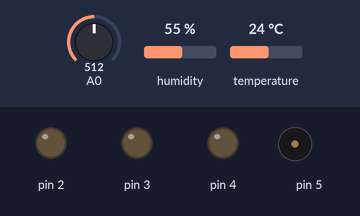
The sketch below on a simulated Arduino Uno, built with avr-gcc and run on an emulated ATmega328P. Shown: output pins drawn as LEDs (lit = HIGH), buzzer (waves = sounding). Inputs (shaded band) come from the test bench; at power-on: temperature 24 °C, humidity 55 %, A0 = 512. WiFi joins after 1.5 s; servers stay silent unless stated.

Above: at 3.0 s.
3.1 s: temperature set to 33 °C
8.0 s: temperature set to 36 °C
At 10.4 s:
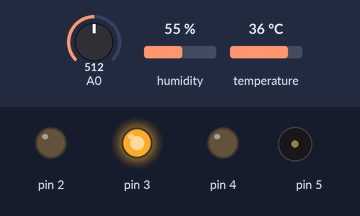
11.3 s: humidity set to 68 %
15.1 s: humidity set to 71 %
At 19.1 s:
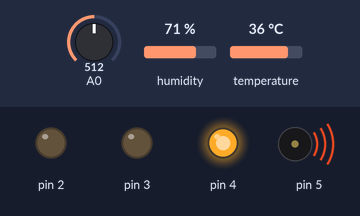
19.4 s: humidity set to 22 %
At 23.1 s:
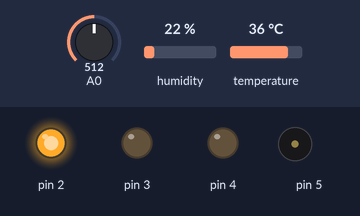
23.4 s: humidity set to 43 %
27.2 s: humidity set to 46 %
At 29.3 s:
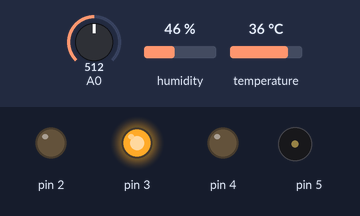
Timing chart, 0 to 30.8 s (numbered marks = the images above; inputs shaded):
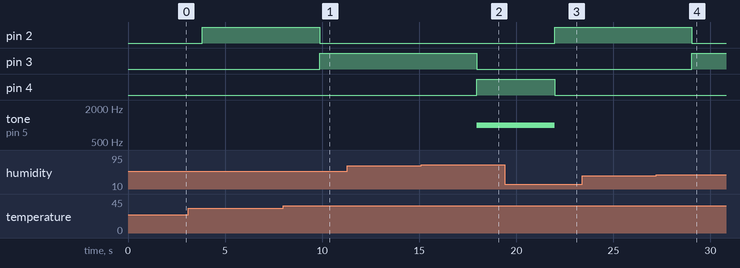

The sketch:

praktikum_4.ino
```cpp
#define BLYNK_PRINT SwSerial
#include <SoftwareSerial.h>
SoftwareSerial SwSerial(11, 12); // RX, TX
#define BLYNK_MSG_LIMIT 20
#include <BlynkSimpleStream.h>
#include <DHT.h>
#define BLYNK_TEMPLATE_ID "TMPL4szN4kvU"
#define BLYNK_DEVICE_NAME "PRAKTIKUM 4 PIRANTI CERDAS 2022"
#define BLYNK_AUTH_TOKEN "RY_D1oT8tsxfuUSJVWL4UGqDZBB7eavn"
char auth[] = BLYNK_AUTH_TOKEN;
#define DHTPIN 10          // What digital pin we're connected to
#define DHTTYPE DHT11     // DHT 11
DHT dht(DHTPIN, DHTTYPE);
BlynkTimer timer;
BlynkTimer timer2;
WidgetLED ledblue(V6);
WidgetLED ledgreen(V7);
WidgetLED ledred(V8);


float readPressure(int pin){
  float pressVal = analogRead(pin);
  if (isnan(pressVal)){
    Serial.println(F("Failed to read from MPX sensor!"));
    return;
    }
  //float pressure = ((pressVal/1023)+0.095)/0.009;
  float pressure = ((pressVal/1023)+0.095)/0.009;
  //float pressure = ((float)pressVal/(float)1023+0.095)/0.009;
  //float pressure = pressVal;
  return pressure;
  }

float kPatoAtm(float pressure){
  float kpa2atm = 0.00986923267;
  float value = kpa2atm*pressure;
  return value;
  }
void sendSensor()
{
  float pressure = readPressure(A0);
  float kpa2atm = 0.00986923267;
  float pressureAtm = kpa2atm*pressure;
  //float pressureAtm = kPatoAtm(pressure);

  //float pressVal = analogRead(A0);
  //float pressure = ((pressVal/1023)+0.095)/0.009;

  float humidity = dht.readHumidity();
  float temperature = dht.readTemperature(); // or dht.readTemperature(true) for Fahrenheit
  // Compute heat index in Celsius (isFahreheit = false)
  float heatindex = dht.computeHeatIndex(temperature, humidity, false);

  if (isnan(humidity) || isnan(temperature)) {
    Serial.println(F("Failed to read from DHT sensor!"));
    return;
  }
  delay(1000);
  Blynk.virtualWrite(V0, temperature);
  Blynk.virtualWrite(V1, humidity);
  //Blynk.virtualWrite(V2, pressure);
  Blynk.virtualWrite(V3, heatindex);
  Blynk.virtualWrite(V4, pressure);// in kPa
  Blynk.virtualWrite(V5, pressureAtm);

    // condition 1
  if (heatindex >= 0 && heatindex < 41.0){
    digitalWrite(2,HIGH);
    noTone(5);
    digitalWrite(3,LOW);
    digitalWrite(4,LOW);

    if (ledgreen.getValue() || ledred.getValue()) {
      ledgreen.off();
      delay(1000);
      ledred.off();
      }
    delay(1000);
    ledblue.on();
    delay(1000);
//    Blynk.virtualWrite(V6, 1);
//    Blynk.virtualWrite(V7, 0);
//    Blynk.virtualWrite(V8, 0);
  }
  // condition 2
  else if ( heatindex >= 41.0 && heatindex < 54.0 ){
    digitalWrite(3,HIGH);
    noTone(5);
    digitalWrite(2,LOW);
    digitalWrite(4,LOW);
    if (ledblue.getValue() || ledred.getValue()) {
      ledblue.off();
      delay(1000);
      ledred.off();
      delay(1000);
      }
    delay(1000);
    ledgreen.on();
    //Blynk.virtualWrite(V7, 1);
    //Blynk.virtualWrite(V6, 0);
    //Blynk.virtualWrite(V8, 0);
  }
  // condition 3
  else if (heatindex >= 54.0 ){
    digitalWrite(4,HIGH);
    tone(5,1000);
    digitalWrite(2,LOW);
    digitalWrite(3,LOW);

    if (ledblue.getValue() || ledgreen.getValue()) {
      ledblue.off();
      delay(1000);
      ledgreen.off();
      }
    delay(1000);
    ledred.on();
    delay(1000);
    //Blynk.virtualWrite(V8, 1);
    //Blynk.virtualWrite(V6, 0);
    //Blynk.virtualWrite(V7, 0);
  }
  else {
    //Serial.println();
    //Serial.print("Error");

    //digitalWrite(2,LOW);
    //digitalWrite(3,LOW);
    //digitalWrite(4,LOW);
    //noTone(5);
    //ledblue.off();
    //ledgreen.off();
    //ledred.off();
    //Blynk.virtualWrite(V6, 0);
    //Blynk.virtualWrite(V7, 0);
    //Blynk.virtualWrite(V8, 0);
    }

}

void setup()
{
  Serial.begin(9600);
  SwSerial.begin(9600);
  Blynk.begin(Serial, auth);
  dht.begin();
  timer.setInterval(1000L, sendSensor);
  //timer2.setInterval(1000L, sendSensor);
  pinMode(2,OUTPUT);
  pinMode(3,OUTPUT);
  pinMode(4,OUTPUT);
  pinMode(5,OUTPUT);
}

void loop()
{
  Blynk.run();
  timer.run();
  //timer2.run();
}
```

Measured:
- the behaviour switches between 34 and 35 °C on temperature (found by bisection; images 0 and 1)
- the behaviour switches between 69 and 70 % on humidity (found by bisection; images 1 and 2)
- the behaviour switches between 44 and 45 % on humidity (found by bisection; images 3 and 4)
- after the input at 8.0 s, pin 2: HIGH → LOW after 1.9 s; pin 3: LOW → HIGH after 1.9 s
- after the input at 11.3 s, every drawn part: stays the same
- after the input at 15.1 s, pin 3: HIGH → LOW after 2.9 s; pin 4: LOW → HIGH after 2.9 s; tone on pin 5: silent → 1000 Hz after 2.9 s
- after the input at 19.4 s, pin 2: LOW → HIGH after 2.6 s; pin 4: HIGH → LOW after 2.6 s; tone on pin 5: 1000 Hz → silent after 2.6 s
- after the input at 23.4 s, every drawn part: stays the same
- after the input at 27.2 s, pin 2: HIGH → LOW after 1.8 s; pin 3: LOW → HIGH after 1.8 s
